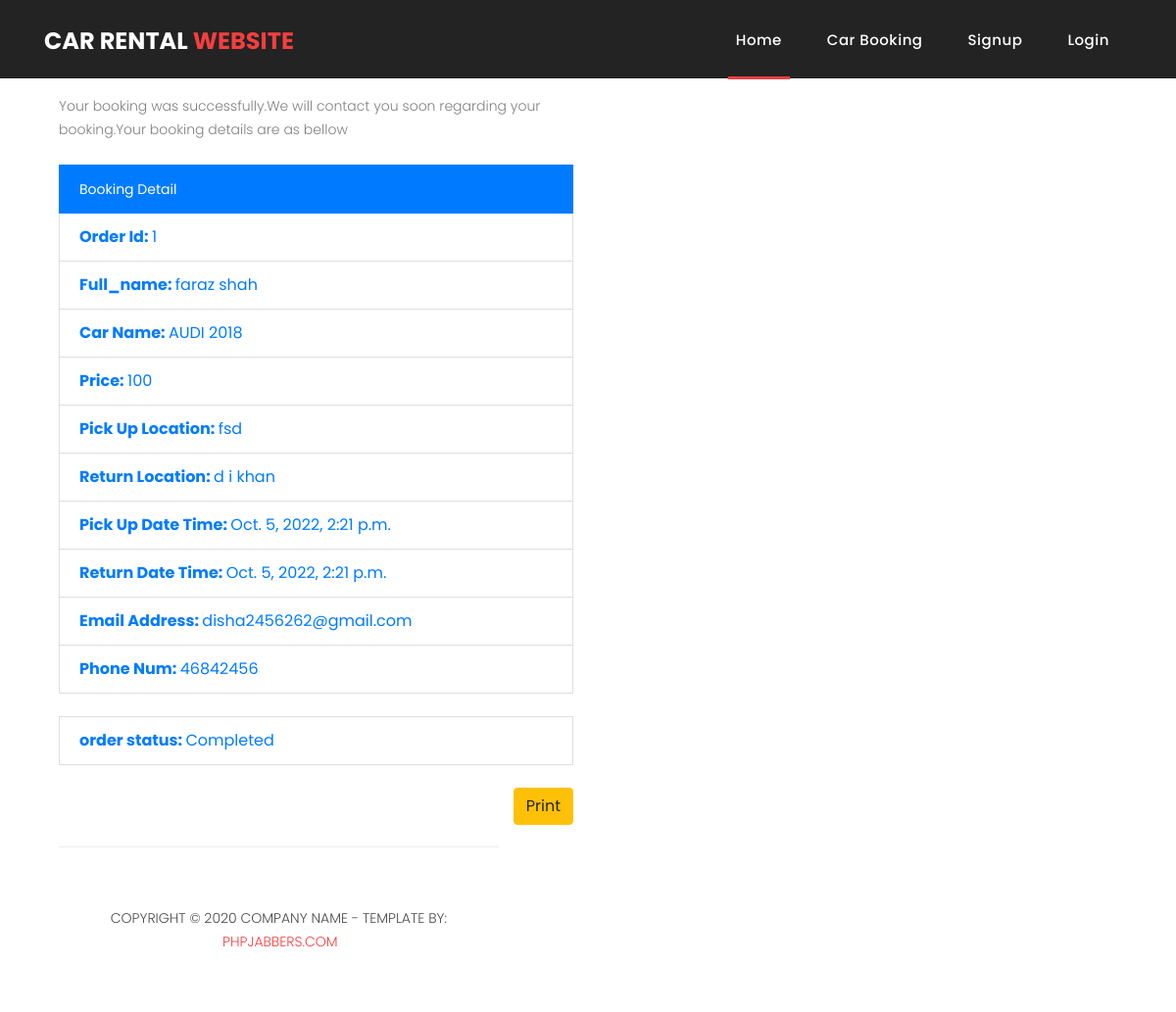
The page /order_detail/1/ on the database its author committed.
### carbooking/models.py (models this page shows, shortened)
class Booking(models.Model):
    user = models.ForeignKey(settings.AUTH_USER_MODEL, on_delete=models.CASCADE, null=True, blank=True)
    pick_up_location = models.CharField(max_length=200)
    return_location = models.CharField(max_length=200)
    Pick_up_date_time = models.DateTimeField(default=datetime.now, blank=True)
    return_date_time = models.DateTimeField()
    full_name = models.CharField(max_length=50)
    car = models.ForeignKey(Car, on_delete=models.CASCADE, null=True, blank=True)
    email_address = models.EmailField()
    phone = models.IntegerField()
    status = models.CharField(max_length = 100, choices = choices, default="In Progress")

class Car(models.Model):
    author   = models.ForeignKey(settings.AUTH_USER_MODEL, on_delete=models.CASCADE, null=True, blank=True)
    image = models.ImageField(upload_to="images/", blank=True)
    car_name = models.CharField(max_length=100)
    car_drive_type = models.CharField(max_length=30)
    num_of_seats = models.IntegerField()
    num_of_luggages = models.IntegerField()
    num_of_doors = models.IntegerField()
    cost_par_day = models.CharField(max_length=50)
    content = models.TextField()
    isBooked = models.BooleanField(default=False)
    def __str__(self):
        return self.car_name

### carbooking/views.py (the view)
# urls.py: path('order_detail/<order_id>/', views.order_detail, name='order_detail'),
def order_detail(request, order_id):
    order_detail = get_object_or_404(Booking,id=order_id)
    context = {
        "order_detail": order_detail,
    }
    return render(request, 'order_detail.html', context)

### templates/order_detail.html (shortened to what this page needs)
{% extends 'base.html' %}
{% block content %}
<br><br><br><br>
<div class ='col-sm-6 col-sm-offset-3'>
    <strong><p style="color: Gray">Your booking was successfully.We will contact you soon regarding your booking.Your booking details are as bellow
    </p></strong>
    <br>
    <p class="list-group-item active">
      <strong> Booking Detail</strong>
    </p>
    <a href="#" class="list-group-item"><strong>Order Id: </strong>{{order_detail.id}}</a>
    <a href="#" class="list-group-item"><strong>Full_name: </strong>{{order_detail.full_name}}</a>
    <a href="#" class="list-group-item"><strong>Car Name: </strong>{{order_detail.car}}</a>
    <a href="#" class="list-group-item"><strong>Price: </strong>{{order_detail.car.cost_par_day}}</a>
    <a href="#" class="list-group-item"><strong>Pick Up Location: </strong>{{order_detail.pick_up_location}}</a>
    <a href="#" class="list-group-item"><strong>Return Location: </strong>{{order_detail.return_location}}</a>
    <a href="#" class="list-group-item"><strong>Pick Up Date Time: </strong>{{order_detail.Pick_up_date_time}}</a>
    <a href="#" class="list-group-item"><strong>Return Date Time: </strong>{{order_detail.return_date_time}}</a>
    <a href="#" class="list-group-item"><strong>Email Address: </strong>{{order_detail.email_address}}</a>
    <a href="#" class="list-group-item"><strong>Phone Num: </strong>{{order_detail.phone}}</a><br>
    <a href="#" class="list-group-item"><strong>order status: </strong>{{order_detail.status}}</a><br>
    <div class="pull-right">
      <a href=""><button type="button" class="btn btn-warning"> Print</button></a>
    </div>
  </div>
{% endblock %}

### static/assets/css/style.css (style rules this page uses)
body { font-family: 'Poppins', sans-serif; overflow-x: hidden; text-rendering: optimizeLegibility; -webkit-font-smoothing: antialiased; -moz-osx-font-smoothing: grayscale; }
p { margin-bottom: 0px; font-size: 14px; font-weight: 300; color: #4a4a4a; line-height: 24px; }
a { text-decoration: none!important; }

### rows shown on the page
Booking: id "1", full_name "faraz shah", car "AUDI 2018", car.cost_par_day "100", pick_up_location "fsd", return_location "d i khan", Pick_up_date_time "Oct. 5, 2022, 2:21 p.m.", return_date_time "Oct. 5, 2022, 2:21 p.m.", email_address "disha2456262@gmail.com", phone "46842456", status "Completed"
